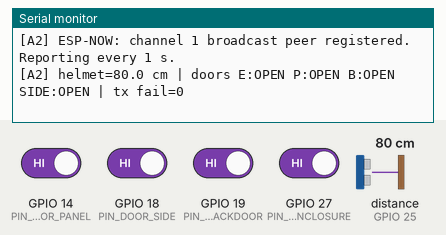
Bench run of a sketch on a simulated ESP32-C6. On the bench: the last lines printed to the serial monitor. Wiring (inferred from the names in the program): ultrasonic range finder: trigger GPIO 26; echo GPIO 25. The inputs (shaded band) are chosen by the test bench; at power-on: GPIO 14 (PIN_DOOR_PANEL), GPIO 18 (PIN_DOOR_SIDE), GPIO 19 (PIN_DOOR_BACKDOOR), GPIO 27 (PIN_DOOR_ENCLOSURE) HIGH, distance to the obstacle (sensor on GPIO 25) 80 cm. The echo pulse lasts 58.3 µs per cm.

Above: at 1.3 s.
1.4 s: GPIO 14 (PIN_DOOR_PANEL) driven LOW
At 2.8 s:
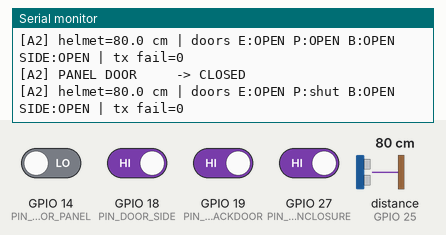
3.5 s: GPIO 18 (PIN_DOOR_SIDE) driven LOW
At 4.7 s:
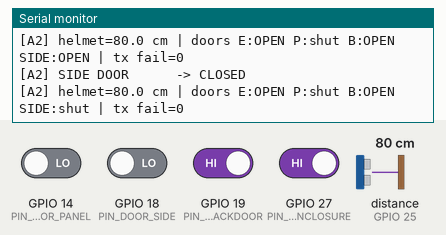
5.5 s: GPIO 19 (PIN_DOOR_BACKDOOR) driven LOW
At 6.8 s:
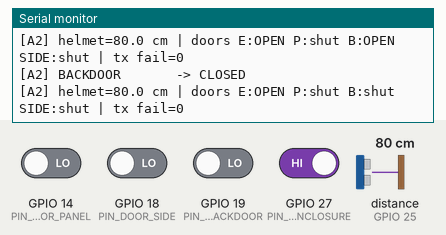
7.5 s: GPIO 27 (PIN_DOOR_ENCLOSURE) driven LOW
At 8.8 s:
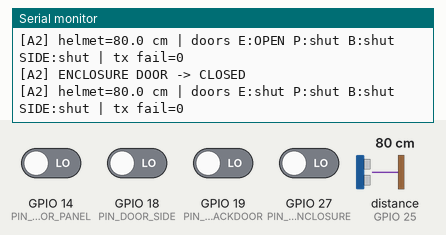
9.5 s: GPIO 14 (PIN_DOOR_PANEL) driven HIGH
At 10.5 s:
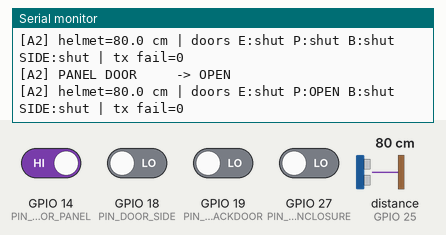
11.5 s: GPIO 18 (PIN_DOOR_SIDE) driven HIGH
At 12.8 s:
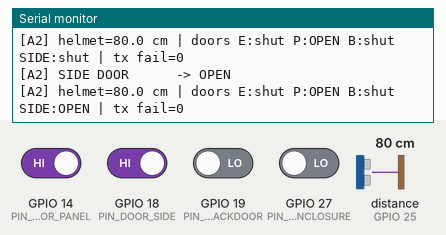

Measured:
- after the input at 1.4 s, the serial monitor: prints a new line after 0.05 s (image 1)
- after the input at 3.5 s, the serial monitor: prints a new line after 0.05 s (image 2)
- after the input at 5.5 s, the serial monitor: prints a new line after 0.05 s (image 3)
- after the input at 7.5 s, the serial monitor: prints a new line after 0.05 s (image 4)
- after the input at 9.5 s, the serial monitor: prints a new line after 0.05 s (image 5)
- after the input at 11.5 s, the serial monitor: prints a new line after 0.05 s (image 6)

The sketch:

ESP32_A2.ino
```cpp
// =====================================================================
// *** ONE PROGRAM FOR THE THREE SENSOR BOARDS (2026-11-12) ***  ESP32_A2 (Box 1), ESP32_B2 (Box 3) and ESP32_C2 (Box 2) contain exactly this program; the only file
// that differs is box_config.h (its device ID). Fix a bug here, copy the .ino to the other two folders (same text, only the file name changes). The comments below
// were written for Box 3 and say B2 / B3 / S3B: in Box 1 read A2 / A3 / S3A, in Box 2 read C2 / C3 / S3C. A2 and C2 used to carry relays / water sensors / three
// ultrasonics; since 2026-11-12 every box has the same sensing board (helmet + 4 door reeds) and a separate relay board (A3 / B3 / C3).
// =====================================================================
// =====================================================================
//  NODE B2 - BOX 3 SENSING BOARD (sensors only)           (ESP32, core 3.3.7)
//  Created 2026-10-03 from Box 1's sensing board (ESP32_A2.ino); TRIMMED 2026-11-03 for the Refilling Station: the two Main Container ultrasonics and the
//  two analog water sensors are GONE from this board (the Refilling Station reads the containers now), so B2 only measures the HELMET ultrasonic and the
//  door reeds. It still sends the same A2SensorPacket (device ID MY_ID) so nothing else on the radio changes; the container and water fields are
//  always 0 / false. There is NO legacy bridge here (that was only for the old Box 1 S3A / LocalServer).
//
//  This board drives no relay (the relays, incl. the Heater, are on B3) and accepts no commands. It measures, debounces and reports: every ~1 s, and
//  immediately when a door changes, one A2SensorPacket (S3B decides what is "helmet inside").
//
//  Sensors:
//    Helmet US          Echo 25 / Trig 26
//    Door reeds (INPUT_PULLUP, HIGH = open): Enclosure 27, Panel 14, Backdoor 19, Side door 18
//  The pins that used to serve the container ultrasonics (33/32, 22/23) and the water sensors (34/35) are left unconnected / free.
//
//  The helmet ultrasonic is read every 20 ms; the reported value is the MEDIAN of its last 5 readings (0 = no echo).
// =====================================================================
#include <WiFi.h>
#include <esp_wifi.h>
#include <esp_now.h>
#include "Shared_Common.h"
#include "box_config.h"   // which board this is (the ONLY file that differs between A2 / B2 / C2)

// ---------------------------------------------------------------------
// Pins
// ---------------------------------------------------------------------
#define US_HELMET_TRIG 26
#define US_HELMET_ECHO 25

#define PIN_DOOR_ENCLOSURE 27
#define PIN_DOOR_PANEL     14
#define PIN_DOOR_BACKDOOR  19
#define PIN_DOOR_SIDE      18             // the Side door (A2SensorPacket::doorAcsSide)
#define DOOR_OPEN_LEVEL    HIGH           // reed switch + INPUT_PULLUP: contact closed (door shut) = LOW, open = HIGH

// ---------------------------------------------------------------------
// Timing
// ---------------------------------------------------------------------
const uint32_t US_STEP_MS         = 20;    // one ultrasonic ping every 20 ms
const uint32_t US_ECHO_TIMEOUT_US = 25000; // ~4.3 m; pulseIn returns 0 after this = no echo
const uint32_t DOOR_DEBOUNCE_MS   = 50;    // reed switch must hold a new level this long
const uint32_t REPORT_INTERVAL_MS = 1000;  // periodic broadcast
const uint32_t REPORT_MIN_GAP_MS  = 100;   // never faster than this, even if inputs chatter
const uint32_t SERIAL_SUMMARY_MS  = 1000;

// ---------------------------------------------------------------------
// Helmet ultrasonic
// ---------------------------------------------------------------------
float   usRing[5];                       // last 5 readings
uint8_t usRingCount = 0;
uint8_t usRingHead  = 0;
float   usHelmetCm  = 0.0f;              // current median (0 until 5 readings exist)
uint32_t lastUsStepMs = 0;

float medianOf5(const float in[5]) {
    float s[5];
    for (uint8_t i = 0; i < 5; i++) s[i] = in[i];
    for (uint8_t i = 1; i < 5; i++) {    // insertion sort
        float key = s[i];
        int8_t j = (int8_t)i - 1;
        while (j >= 0 && s[j] > key) { s[j + 1] = s[j]; j--; }
        s[j + 1] = key;
    }
    return s[2];
}

float pingOnce(uint8_t trigPin, uint8_t echoPin) {
    digitalWrite(trigPin, LOW);
    delayMicroseconds(2);
    digitalWrite(trigPin, HIGH);
    delayMicroseconds(10);
    digitalWrite(trigPin, LOW);
    long duration = pulseIn(echoPin, HIGH, US_ECHO_TIMEOUT_US);
    return (duration == 0) ? 0.0f : (float)duration * 0.0343f / 2.0f;
}

// At most one ping per call, at most once every US_STEP_MS.
void tickUltrasonic(uint32_t now) {
    if (now - lastUsStepMs < US_STEP_MS) return;
    lastUsStepMs = now;
    usRing[usRingHead] = pingOnce(US_HELMET_TRIG, US_HELMET_ECHO);
    usRingHead = (uint8_t)((usRingHead + 1) % 5);
    if (usRingCount < 5) usRingCount++;
    if (usRingCount >= 5) usHelmetCm = medianOf5(usRing);
}

// ---------------------------------------------------------------------
// Doors: 0 enclosure, 1 panel, 2 backdoor, 3 side door (debounced digital inputs)
// ---------------------------------------------------------------------
#define DOOR_COUNT 4
const uint8_t DOOR_PIN[DOOR_COUNT] = { PIN_DOOR_ENCLOSURE, PIN_DOOR_PANEL, PIN_DOOR_BACKDOOR, PIN_DOOR_SIDE };
const char* const DOOR_NAME[DOOR_COUNT] = { "ENCLOSURE DOOR", "PANEL DOOR", "BACKDOOR", "SIDE DOOR" };

int      doorStable[DOOR_COUNT];     // debounced pin level
int      doorLastRaw[DOOR_COUNT];
uint32_t doorSinceMs[DOOR_COUNT];

bool doorIsOpen(uint8_t i) { return doorStable[i] == DOOR_OPEN_LEVEL; }

// Returns true on the call where the debounced level changes.
bool updateDoor(uint8_t i, uint32_t now) {
    int raw = digitalRead(DOOR_PIN[i]);
    if (raw != doorLastRaw[i]) {
        doorLastRaw[i] = raw;
        doorSinceMs[i] = now;
        return false;
    }
    if (raw != doorStable[i] && (now - doorSinceMs[i]) >= DOOR_DEBOUNCE_MS) {
        doorStable[i] = raw;
        return true;
    }
    return false;
}

// ---------------------------------------------------------------------
// ESP-NOW
// ---------------------------------------------------------------------
volatile uint32_t sendFailCount = 0;
uint16_t txSeq         = 0;
uint32_t lastReportMs  = 0;
uint32_t lastSummaryMs = 0;
bool     reportPending = false;   // an input changed and its early report has not gone out yet

void onDataSent(const wifi_tx_info_t *tx_info, esp_now_send_status_t status) {
    if (!tx_info) return;
    if (status != ESP_NOW_SEND_SUCCESS) sendFailCount = sendFailCount + 1;
}

void sendReport(uint32_t now) {
    A2SensorPacket p;
    memset(&p, 0, sizeof(p));                // the container ultrasonics and water sensors are not on this board any more: those fields stay 0 / false
    p.deviceID      = MY_ID;
    p.usHelmetCm    = usHelmetCm;
    p.doorEnclosure = doorIsOpen(0);
    p.doorPanel     = doorIsOpen(1);
    p.doorBackdoor  = doorIsOpen(2);
    p.doorAcsSide   = doorIsOpen(3);
    p.seq           = txSeq++;
    esp_now_send(BROADCAST_MAC, (uint8_t*)&p, sizeof(A2SensorPacket));
    lastReportMs = now;
}

void setup() {
    // Only the TRIG pin is an output - make it quiet first.
    pinMode(US_HELMET_TRIG, OUTPUT);
    digitalWrite(US_HELMET_TRIG, LOW);
    pinMode(US_HELMET_ECHO, INPUT);
    for (uint8_t i = 0; i < DOOR_COUNT; i++) pinMode(DOOR_PIN[i], INPUT_PULLUP);

    Serial.begin(115200);
    delay(100);
    Serial.println("\n=======================================================");
    Serial.println("   NODE " NODE_NAME ": " BOX_NAME " SENSING BOARD - helmet ultrasonic + doors (CORE 3.3.7)");
    Serial.println("=======================================================");

    delay(20); // let the pulls settle, then take the starting levels as already-debounced
    uint32_t now = millis();
    for (uint8_t i = 0; i < DOOR_COUNT; i++) {
        doorStable[i]  = digitalRead(DOOR_PIN[i]);
        doorLastRaw[i] = doorStable[i];
        doorSinceMs[i] = now;
    }

    WiFi.mode(WIFI_STA);
    WiFi.setSleep(false); // modem sleep makes ESP-NOW drop out for seconds at a time
    WiFi.disconnect();
    esp_wifi_set_channel(ESPNOW_WIFI_CHANNEL, WIFI_SECOND_CHAN_NONE);

    if (esp_now_init() != ESP_OK) {
        Serial.println("[" NODE_NAME "] ESP-NOW: init failed - restarting in 3 s.");
        delay(3000);
        ESP.restart();
    }
    esp_now_register_send_cb(onDataSent);

    esp_now_peer_info_t peerInfo;
    memset(&peerInfo, 0, sizeof(esp_now_peer_info_t));
    memcpy(peerInfo.peer_addr, BROADCAST_MAC, 6);
    peerInfo.channel = ESPNOW_WIFI_CHANNEL;
    peerInfo.encrypt = false;
    esp_now_add_peer(&peerInfo);

    Serial.println("[" NODE_NAME "] ESP-NOW: channel 1 broadcast peer registered. Reporting every 1 s.");
}

void loop() {
    uint32_t now = millis();

    tickUltrasonic(now);

    bool changed = false;
    for (uint8_t i = 0; i < DOOR_COUNT; i++) {
        if (updateDoor(i, now)) {
            changed = true;
            Serial.printf("[" NODE_NAME "] %-14s -> %s\n", DOOR_NAME[i], doorIsOpen(i) ? "OPEN" : "CLOSED");
        }
    }

    // Periodic report, plus an early one when something changed (rate-limited, never dropped).
    if (changed) reportPending = true;
    bool due = (now - lastReportMs) >= REPORT_INTERVAL_MS;
    bool early = reportPending && (now - lastReportMs) >= REPORT_MIN_GAP_MS;
    if (due || early) {
        sendReport(now);
        reportPending = false;
    }

    if (now - lastSummaryMs >= SERIAL_SUMMARY_MS) {
        lastSummaryMs = now;
        Serial.printf("[" NODE_NAME "] helmet=%.1f cm | doors E:%s P:%s B:%s SIDE:%s | tx fail=%lu\n",
                      (double)usHelmetCm,
                      doorIsOpen(0) ? "OPEN" : "shut", doorIsOpen(1) ? "OPEN" : "shut",
                      doorIsOpen(2) ? "OPEN" : "shut", doorIsOpen(3) ? "OPEN" : "shut",
                      (unsigned long)sendFailCount);
    }

    delay(1); // yield
}
```

box_config.h
```cpp
#pragma once
// =====================================================================
//  BOARD IDENTITY for sensor board A2 (Box 1)  -  the ONLY file that differs between ESP32_A2 / ESP32_B2 / ESP32_C2. (2026-11-12)
//  Pins are the same on all three boards: helmet ultrasonic Echo 25 / Trig 26, door reeds Enclosure 27, Panel 14, Backdoor 19, Side door 18.
// =====================================================================
#define NODE_NAME   "A2"
#define BOX_NAME    "Box 1"
#define MY_ID       DEVICE_A2       // the deviceID this board puts into its A2SensorPacket
```

Source omitted: Shared_Common.h (53779 bytes)
